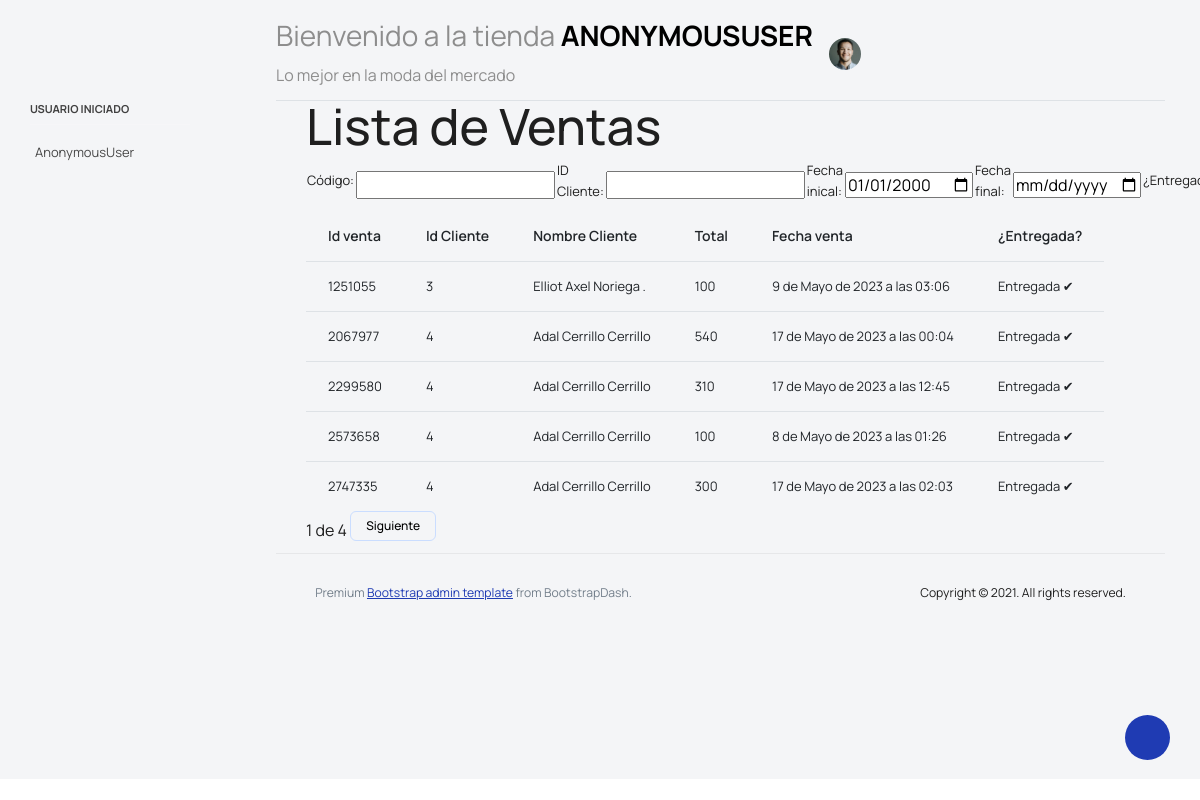
The page /reportes/lista_ventas/ on the database as committed earlier.
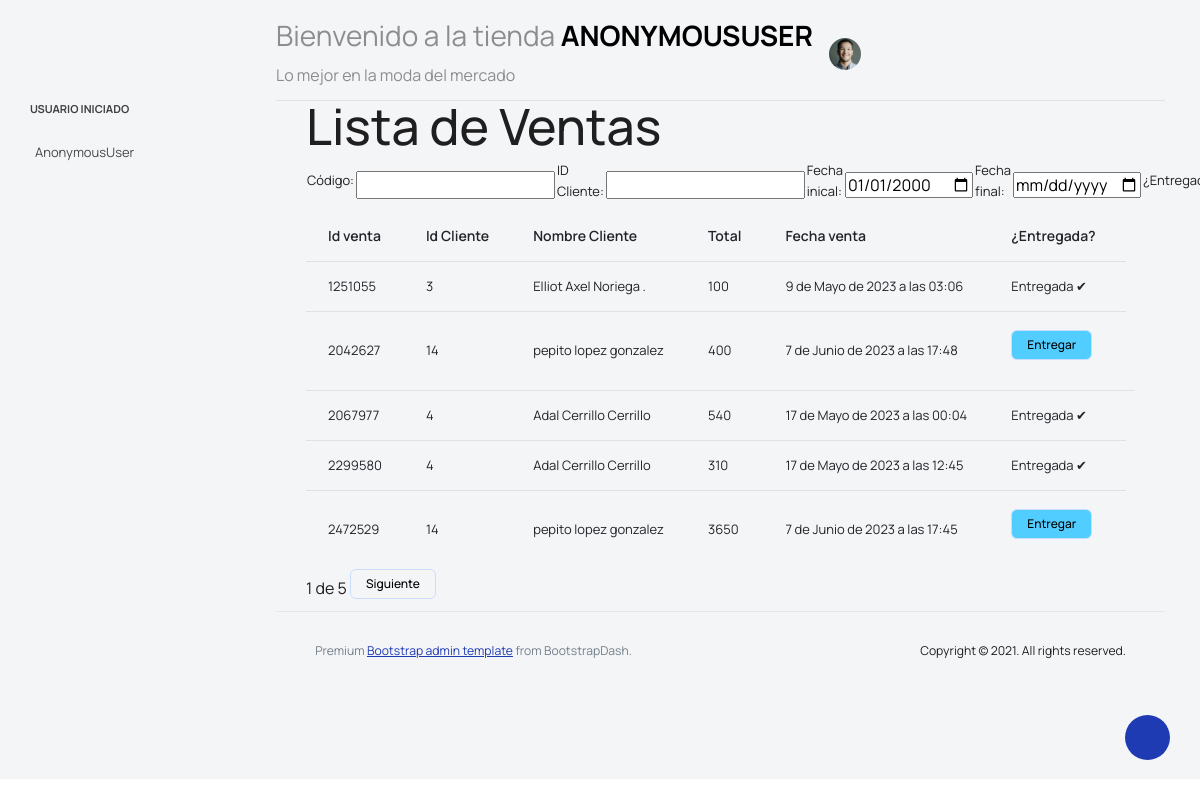
The same page on the database as committed later.
### reportes/models.py (models this page shows)
class Venta(models.Model):
    id = models.IntegerField(primary_key=True)
    cliente = models.ForeignKey("usuarios.Cliente", verbose_name="Cliente",on_delete= models.DO_NOTHING)
    carrito = models.ForeignKey("carrito.Carrito", verbose_name="Carrito",on_delete= models.DO_NOTHING)
    fecha = models.DateTimeField(auto_now_add=True, blank=True)
    entregada = models.BooleanField(default=False)
    total = models.IntegerField()

### usuarios/models.py (models this page shows)
class Cliente(models.Model):
    nombre = models.CharField(max_length=150)
    apellido_paterno = models.CharField(max_length=150)
    apellido_materno = models.CharField(max_length=150)
    fecha_nacimiento = models.DateField(blank=True, null=True)
    usuario = models.OneToOneField(User, verbose_name="Usuario", on_delete=models.CASCADE)
    estado = models.ForeignKey("usuarios.Estado", verbose_name="Estado", on_delete=models.DO_NOTHING)
    municipio = models.ForeignKey("usuarios.Municipio", verbose_name="Municipio", on_delete=models.DO_NOTHING)
    direccion = models.CharField(verbose_name="Ingresa tu dirección", max_length=255)
    fecha_registro = models.DateTimeField(auto_now_add=True)
    Carrito = models.ForeignKey("carrito.Carrito", verbose_name="Carrito", on_delete=models.CASCADE, null=True, blank=True)

### reportes/views.py (the view)
# urls.py: path('lista_ventas/', views.ListaVentas, name='lista_ventas'),
def ListaVentas(request):
    ventas = Venta.objects.all()
    paginator = Paginator(ventas, 5)
    page_request_var = "page"
    page = request.GET.get(page_request_var)
    try:
        ventas = paginator.page(page)
    except PageNotAnInteger:
        ventas = paginator.page(1)
    except EmptyPage:
        ventas = paginator.page(paginator.num_pages)
    context = {'object_list': ventas,'Ventas': ventas,'page_request_var': page_request_var}
    return render(request, 'reportes/venta_list.html', context)

### reportes/templates/reportes/venta_list.html (shortened to what this page needs)
{% extends 'base.html' %}
{% block contenido %}
    <h1> Lista de Ventas</h1>
    <form action="{% url 'buscar_venta' %}" method="post" id="form">
        <table>
            <tr>
                 <td><p> Código:</p></td>
                 <td>
                    <input type="number" name="id" value="" >
                 </td>
                 <td><p> ID Cliente:</p></td>
                 <td>
                    <input type="number" name="cliente" value="" >
                 </td>
                 <td><p> Fecha inical:</p></td>
                 <td>
                    <input type="date" name="inicio" value="2000-01-01" min="2000-01-01" max="2050-01-01"/>
                </td>
                <td><p> Fecha final:</p></td>
                <td>
                    <input type="date" name="fin" value="" min="2000-01-01" max="2050-01-01"/>
                </td>
                <td><p>¿Entregada?</p></td>
            </tr>
        </table>
    </form>
        <table class="table table-scroll">
            <thead>
                 <tr>
                    <th>Id venta</th>
                    <th> Id Cliente</th>
                    <th> Nombre Cliente</th>
                    <th>Total</th>
                    <th>Fecha venta</th>
                    <th>¿Entregada?</th>
                </tr>
            </thead>
             <tbody>
            {% for venta in Ventas %}
                <tr>
                    <td> {{venta.id}}</td>
                    <td> {{venta.cliente.id}}</td>
                    <td> {{venta.cliente.nombre}} {{venta.cliente.apellido_paterno}} {{venta.cliente.apellido_materno}} </td>
                    <td> {{venta.total}}</td>
                    <td> {{venta.fecha}}</td>
                        {% if venta.entregada == True %}
                            <td>Entregada ✔</td>
                        {% else %}
                            <td><a class="btn btn-info" href="{% url 'entregar_venta' venta.id %}"> Entregar</a></td>
                            <td><a class="btn btn-danger" href="{% url 'descartar_venta' venta.id %}"> Descartar</a></td>
                        {% endif %}
                </tr>
            {% endfor %}
        </tbody>
    </table>
    <div class="pagination">
        <span class="step-links">
            <span class="current">
                {{ object_list.number }} de {{ object_list.paginator.num_pages }}
            </span>
            {% if object_list.has_next %}
                <a class="btn btn-blanco" href="?{{page_request_var}}={{ object_list.next_page_number }}"> Siguiente </a>
            {% endif %}
        </span>
    </div>
{% endblock contenido %}

### tienda/templates/base.html (shortened to what this page needs)
{% load static %}
<!DOCTYPE html>
<html lang="en">
<head>
  <link rel="stylesheet" href="https://use.fontawesome.com/releases/v5.5.0/css/all.css">
  <link rel="stylesheet" href="{% static 'css/estilos.css' %}">
  <link rel="stylesheet" href="{% static 'css/feather.css' %}">
  <link rel="stylesheet" href="{% static 'css/materialdesignicons.min.css' %}">
  <link rel="stylesheet" href="{% static 'css/themify-icons.css' %}">
  <link rel="stylesheet" href="{% static 'css/typicons.css' %}">
  <link rel="stylesheet" href="{% static 'css/simple-line-icons.css' %}">
  <link rel="stylesheet" href="{% static 'css/vendor.bundle.base.css' %}">
  <link rel="stylesheet" href="{% static 'js/select.dataTables.min.css' %}">
  <link rel="stylesheet" href="{% static 'css/style.css' %}">
</head>
<body>
  <div class="container-scroller">
    <nav class="navbar default-layout col-lg-12 col-12 p-0 fixed-top d-flex align-items-top flex-row">
      <div class="text-center navbar-brand-wrapper d-flex align-items-center justify-content-start">
      </div>
      <div class="navbar-menu-wrapper d-flex align-items-top">
        <ul class="navbar-nav">
          <li class="nav-item font-weight-semibold d-none d-lg-block ms-0">
            <h1 class="welcome-text">Bienvenido a la tienda <span class="text-black fw-bold">{{user|upper}}</span></h1>
            <h3 class="welcome-sub-text"> Lo mejor en la moda del mercado </h3>
          </li>
        </ul>
          <li class="nav-item dropdown d-none d-lg-block user-dropdown">
            <a class="nav-link" id="UserDropdown" href="#" data-bs-toggle="dropdown" aria-expanded="false">
              <img class="img-xs rounded-circle" src="{% static 'img/face8.jpg' %}" alt="Profile image"> </a>
          </li>
      </div>
    </nav>
    <div class="container-fluid page-body-wrapper">
      <div class="theme-setting-wrapper">
        <div id="settings-trigger"><i class="ti-settings"></i></div>
      </div>
      <nav class="sidebar sidebar-offcanvas" id="sidebar">
        <ul class="nav">
          <li class="nav-item nav-category">Usuario Iniciado</li>
          <li class="nav-item">
            <li class="nav-item">
              <a class="nav-link">{{user}}</a>
            </li>
          </li>
      </nav>
      <div class="main-panel">
        <div class="content-wrapper">
          <div class="row">
            <div class="col-sm-12">
              <div class="home-tab">
                <div class="d-sm-flex align-items-center justify-content-between border-bottom">
                </div>
                <div class="container">
                  {% block contenido %}
                  {% endblock contenido %}
                </div>
        <footer class="footer">
          <div class="d-sm-flex justify-content-center justify-content-sm-between">
            <span class="text-muted text-center text-sm-left d-block d-sm-inline-block">Premium <a href="https://www.bootstrapdash.com/" target="_blank">Bootstrap admin template</a> from BootstrapDash.</span>
            <span class="float-none float-sm-right d-block mt-1 mt-sm-0 text-center">Copyright © 2021. All rights reserved.</span>
          </div>
        </footer>
      </div>
    </div>
  </div>
</body>
</html>

### static/css/estilos.css (style rules this page uses)
.btn { font-size: 16px; color: white; padding: 7px; border-radius: 3px; }
.table-scroll { display: block; overflow-x: auto; white-space: nowrap; }
.btn-blanco { color: #000; background-color: #d0d6d8; border-color: #c5ced1; }

Rows that differ between the two databases and show on the page:
no longer on this page (row unchanged): Venta: id "2573658", cliente.id "4", cliente.nombre "Adal", cliente.apellido_paterno "Cerrillo", cliente.apellido_materno "Cerrillo", total "100", fecha "8 de Mayo de 2023 a las 01:26", entregada "Entregada ✔"
no longer on this page (row unchanged): Venta: id "2747335", cliente.id "4", cliente.nombre "Adal", cliente.apellido_paterno "Cerrillo", cliente.apellido_materno "Cerrillo", total "300", fecha "17 de Mayo de 2023 a las 02:03", entregada "Entregada ✔"
added Venta: id "2042627", cliente.id "14", cliente.nombre "pepito", cliente.apellido_paterno "lopez", cliente.apellido_materno "gonzalez", total "400", fecha "7 de Junio de 2023 a las 17:48", entregada "Entregar"
added Venta: id "2472529", cliente.id "14", cliente.nombre "pepito", cliente.apellido_paterno "lopez", cliente.apellido_materno "gonzalez", total "3650", fecha "7 de Junio de 2023 a las 17:45", entregada "Entregar"
Other text that changed with them:
{{ object_list.paginator.num_pages }}: "4" → "5"
